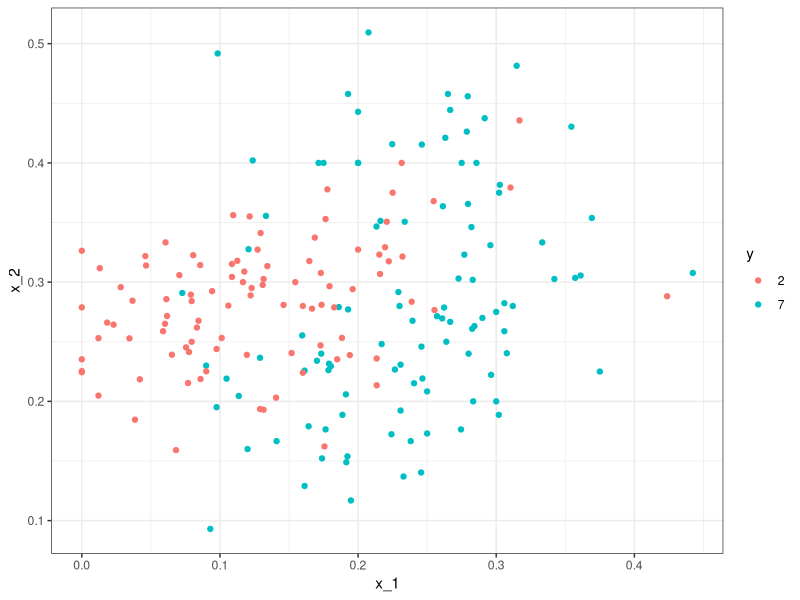
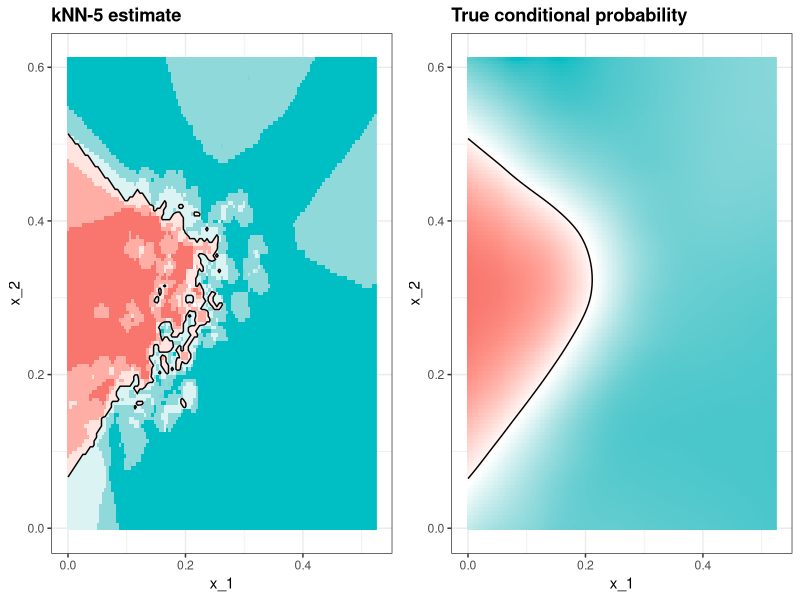
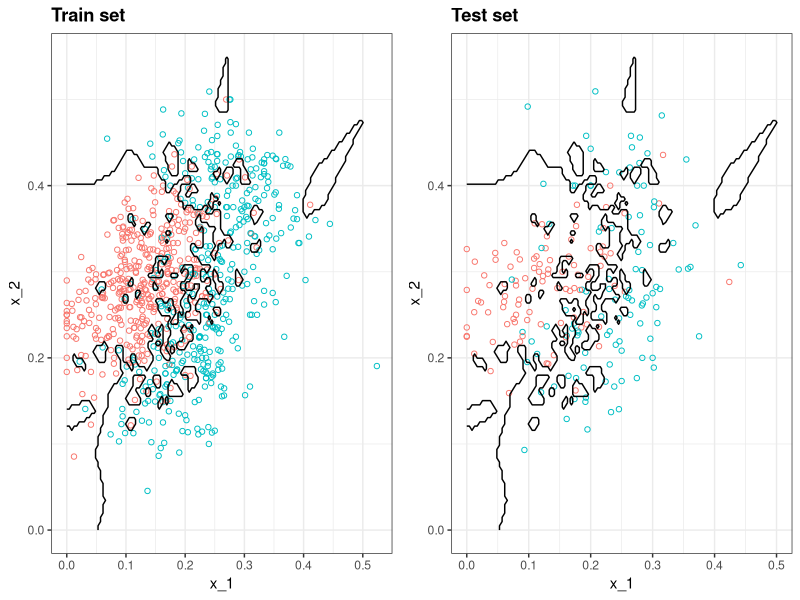
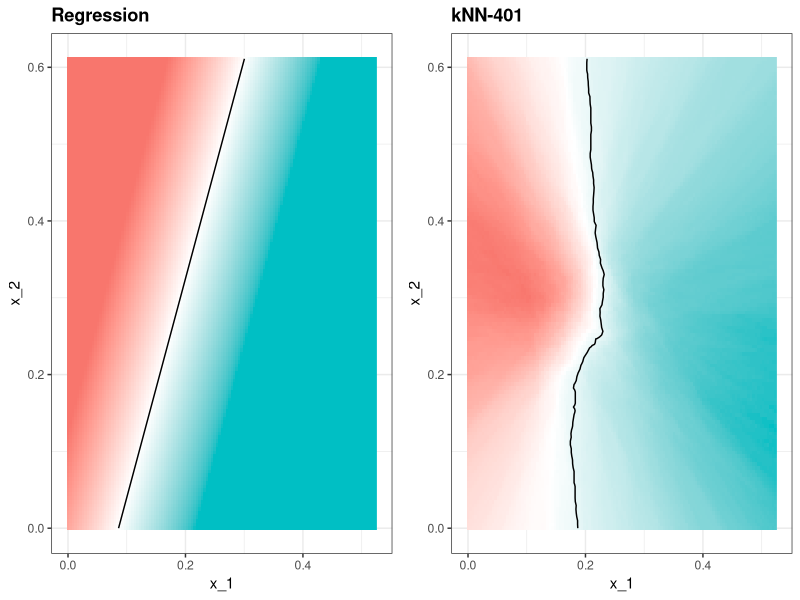
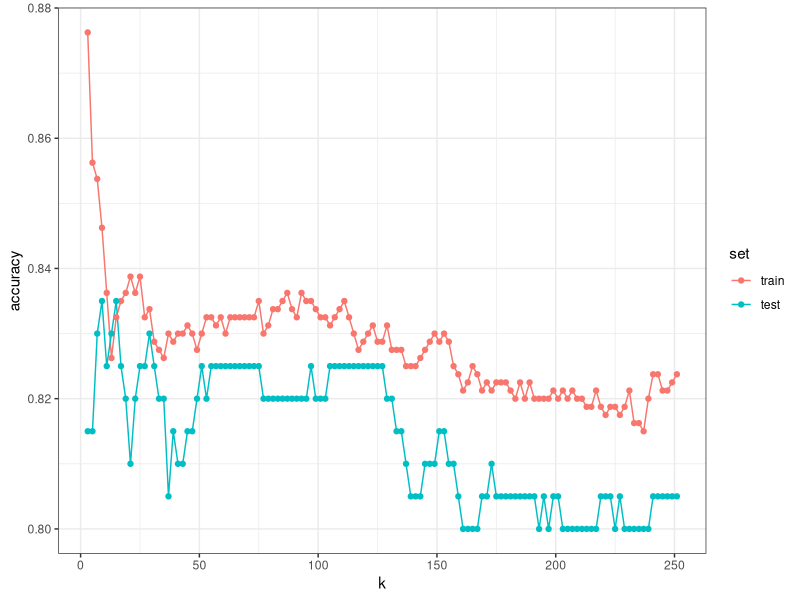

Recreate these plots in R, in order. (Note: this script raises an error after producing the figures.)
## ---- chunk 1
library(tidyverse)
library(dslabs)
library(gridExtra)
library(ggthemes)
ds_theme_set()
options(digits = 3)
knitr::opts_chunk$set(
  comment = "#>",
  collapse = TRUE,
  cache = TRUE,
  out.width = "70%",
  fig.align = "center",
  fig.width = 6,
  fig.asp = 0.618,  # 1 / phi
  fig.show = "hold"
)

img_path <- "img"
## ---- chunk 2
library(tidyverse) 
library(dslabs) 
data("mnist_27") 
mnist_27$test |> ggplot(aes(x_1, x_2, color = y)) +  geom_point() 
## ---- chunk 3
library(caret) 
## ---- chunk 4
knn_fit <- knn3(y ~ ., data = mnist_27$train, k = 5) 
## ---- chunk 5
y_hat_knn <- predict(knn_fit, mnist_27$test, type = "class") 
confusionMatrix(y_hat_knn, mnist_27$test$y)$overall["Accuracy"] 
## ---- chunk 6
fit_lm <- mnist_27$train |>  
  mutate(y = ifelse(y == 7, 1, 0)) |>  
  lm(y ~ x_1 + x_2, data = _) 
p_hat_lm <- predict(fit_lm, mnist_27$test) 
y_hat_lm <- factor(ifelse(p_hat_lm > 0.5, 7, 2)) 
confusionMatrix(y_hat_lm, mnist_27$test$y)$overall["Accuracy"] 
## ---- chunk 7
## We use this function to plot the estimated conditional probabilities 
plot_cond_prob <- function(p_hat=NULL){ 
  tmp <- mnist_27$true_p 
  if(!is.null(p_hat)){ 
    tmp <- mutate(tmp, p=p_hat) 
  } 
  tmp |> ggplot(aes(x_1, x_2, z=p, fill=p)) + 
  geom_raster(show.legend = FALSE) + 
  scale_fill_gradientn(colors=c("#F8766D","white","#00BFC4")) + 
  stat_contour(breaks=c(0.5),color="black") 
} 
## ---- chunk 8
p1 <- plot_cond_prob() + ggtitle("True conditional probability") 
p2 <- plot_cond_prob(predict(knn_fit, mnist_27$true_p)[,2]) + 
  ggtitle("kNN-5 estimate") 
library(gridExtra) 
grid.arrange(p2, p1, nrow=1) 
## ---- chunk 9
y_hat_knn <- predict(knn_fit, mnist_27$train, type = "class") 
confusionMatrix(y_hat_knn, mnist_27$train$y)$overall["Accuracy"] 
y_hat_knn <- predict(knn_fit, mnist_27$test, type = "class") 
confusionMatrix(y_hat_knn, mnist_27$test$y)$overall["Accuracy"] 
## ---- chunk 10
knn_fit_1 <- knn3(y ~ ., data = mnist_27$train, k = 1) 
y_hat_knn_1 <- predict(knn_fit_1, mnist_27$train, type = "class") 
confusionMatrix(y_hat_knn_1, mnist_27$train$y)$overall[["Accuracy"]] 
## ---- chunk 11
y_hat_knn_1 <- predict(knn_fit_1, mnist_27$test, type = "class") 
confusionMatrix(y_hat_knn_1, mnist_27$test$y)$overall["Accuracy"] 
## ---- chunk 12
tmp <- mnist_27$true_p 
tmp$knn <- predict(knn_fit_1, newdata =  mnist_27$true_p)[,2] 
p1 <- tmp |> 
  ggplot() + 
  geom_point(data = mnist_27$train, aes(x_1, x_2, color= y), 
             pch=21, show.legend = FALSE) + 
  scale_fill_gradientn(colors=c("#F8766D","white","#00BFC4")) + 
  stat_contour(aes(x_1, x_2, z = knn), breaks=c(0.5), color="black") + 
  ggtitle("Train set") 
p2 <- tmp |> 
  ggplot() + 
  geom_point(data = mnist_27$test, aes(x_1, x_2, color= y),  
             pch=21, show.legend = FALSE) + 
  scale_fill_gradientn(colors=c("#F8766D","white","#00BFC4")) + 
  stat_contour(aes(x_1, x_2, z = knn), breaks=c(0.5), color="black") + 
  ggtitle("Test set") 
grid.arrange(p1, p2, nrow=1) 
## ---- chunk 13
knn_fit_401 <- knn3(y ~ ., data = mnist_27$train, k = 401) 
y_hat_knn_401 <- predict(knn_fit_401, mnist_27$test, type = "class") 
confusionMatrix(y_hat_knn_401, mnist_27$test$y)$overall["Accuracy"] 
## ---- chunk 14
p_hat <- predict(fit_lm, newdata = mnist_27$true_p) 
p_hat <- scales::squish(p_hat, c(0, 1)) 
p1 <- plot_cond_prob(p_hat) + 
  ggtitle("Regression") 
p2 <- plot_cond_prob(predict(knn_fit_401, mnist_27$true_p)[,2]) + 
  ggtitle("kNN-401") 
grid.arrange(p1, p2, nrow=1) 
## ---- chunk 15
ks <- seq(3, 251, 2) 
## ---- chunk 16
library(purrr) 
accuracy <- map_df(ks, function(k){ 
  fit <- knn3(y ~ ., data = mnist_27$train, k = k) 
  y_hat <- predict(fit, mnist_27$train, type = "class") 
  cm_train <- confusionMatrix(y_hat, mnist_27$train$y) 
  train_error <- cm_train$overall["Accuracy"] 
  y_hat <- predict(fit, mnist_27$test, type = "class") 
  cm_test <- confusionMatrix(y_hat, mnist_27$test$y) 
  test_error <- cm_test$overall["Accuracy"] 
  tibble(train = train_error, test = test_error) 
}) 
## ---- chunk 17
accuracy |> mutate(k = ks) |> 
  gather(set, accuracy, -k) |> 
  mutate(set = factor(set, levels = c("train", "test"))) |> 
  ggplot(aes(k, accuracy, color = set)) +  
  geom_line() + 
  geom_point()  
## ---- chunk 18
ks[which.max(accuracy$test)] 
max(accuracy$test) 
## ---- chunk 19
knitr::include_graphics("img/cv-1.png") 
## ---- chunk 20
knitr::include_graphics("img/cv-2.png") 
## ---- chunk 21
knitr::include_graphics("img/cv-3.png") 
## ---- chunk 22
knitr::include_graphics("img/cv-4.png") 
## ---- chunk 23
knitr::include_graphics("img/cv-5.png") 
## ---- chunk 24
knitr::include_graphics("img/cv-6.png") 
## ---- chunk 25
knitr::include_graphics("img/cv-7.png") 
## ---- chunk 26
knitr::include_graphics("img/cv-8.png") 
## ---- chunk 27
set.seed(1995) 
n <- 10^6 
income <- 10^(rnorm(n, log10(45000), log10(3))) 
qplot(log10(income), bins = 30, color = I("black")) 
## ---- chunk 28
m <- median(income) 
m 
## ---- chunk 29
N <- 100 
X <- sample(income, N) 
median(X) 
## ---- chunk 30
library(gridExtra) 
B <- 10^4 
M <- replicate(B, { 
  X <- sample(income, N) 
  median(X) 
}) 
p1 <- qplot(M, bins = 30, color = I("black")) 
p2 <- qplot(sample = scale(M), xlab = "theoretical", ylab = "sample") +  
  geom_abline() 
grid.arrange(p1, p2, ncol = 2) 
## ---- chunk 31
median(X) + 1.96 * sd(X) / sqrt(N) * c(-1, 1) 
## ---- chunk 32
quantile(M, c(0.025, 0.975)) 
## ---- chunk 33
B <- 10^4 
M_star <- replicate(B, { 
  X_star <- sample(X, N, replace = TRUE) 
  median(X_star) 
}) 
## ---- chunk 34
quantile(M_star, c(0.025, 0.975)) 
